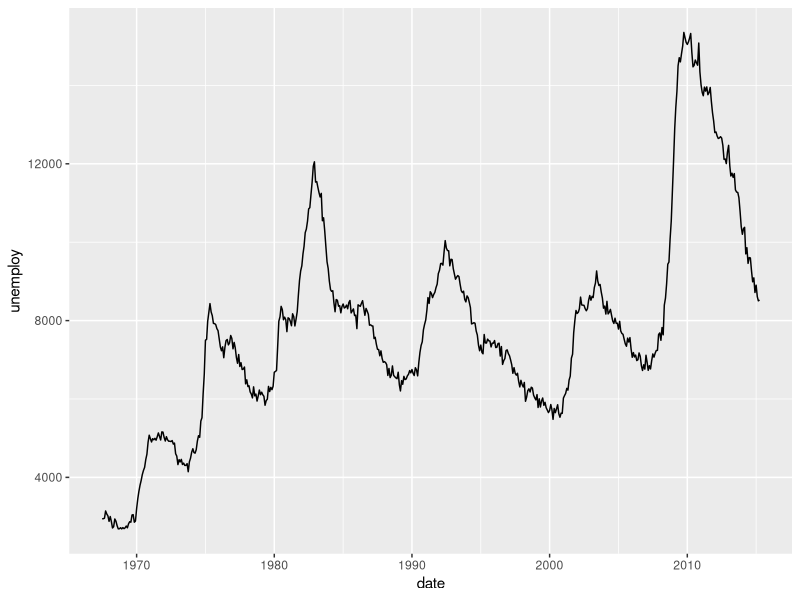
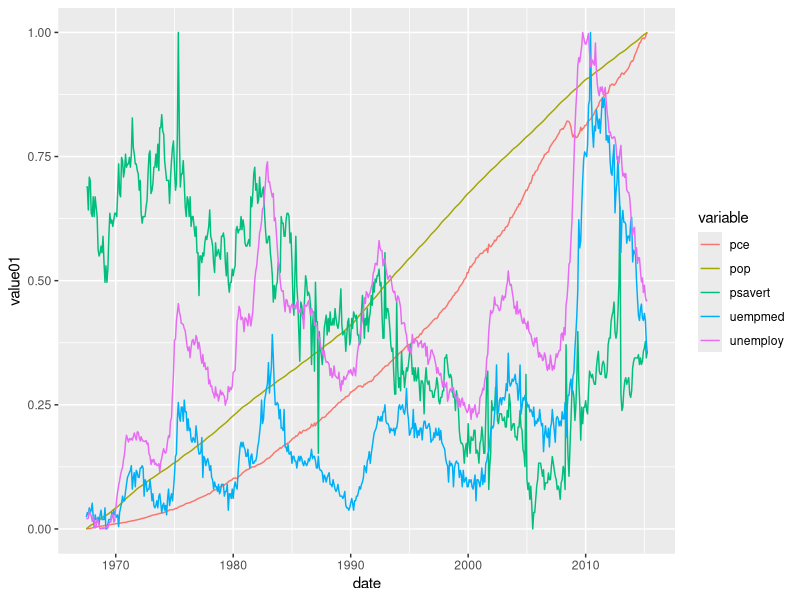
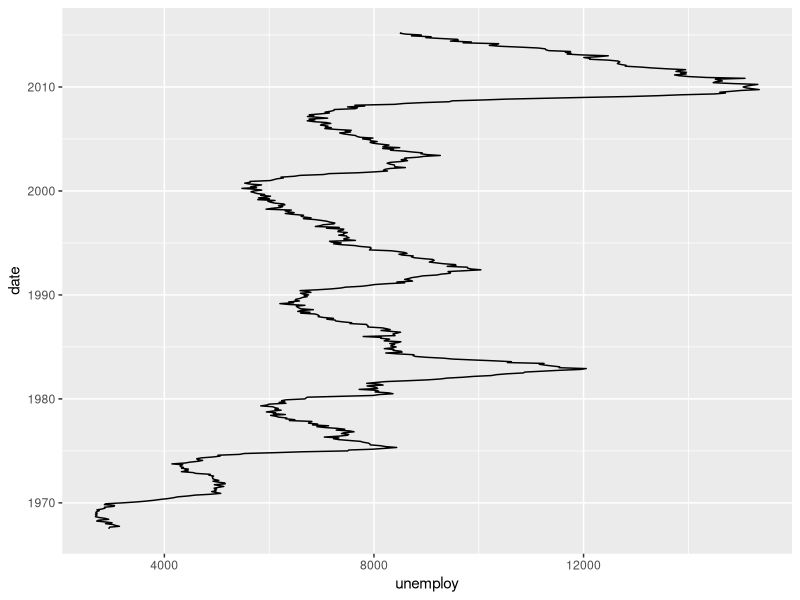
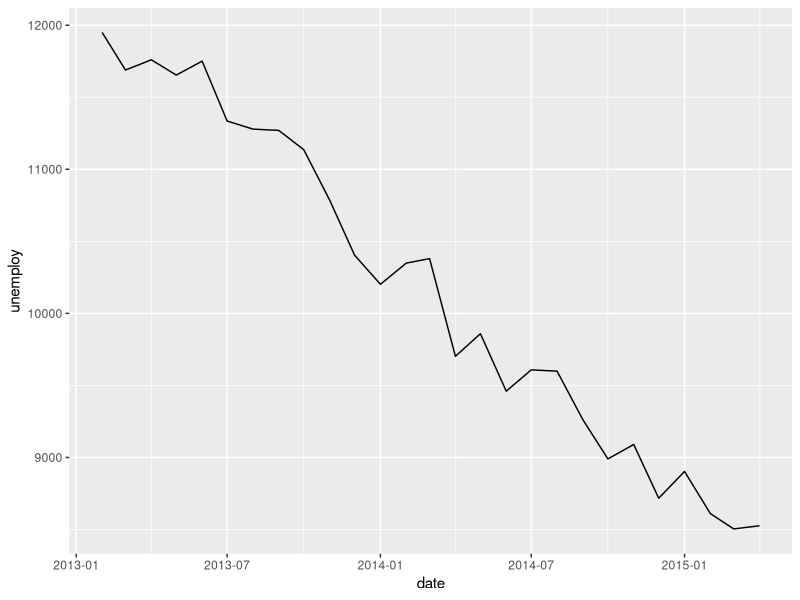
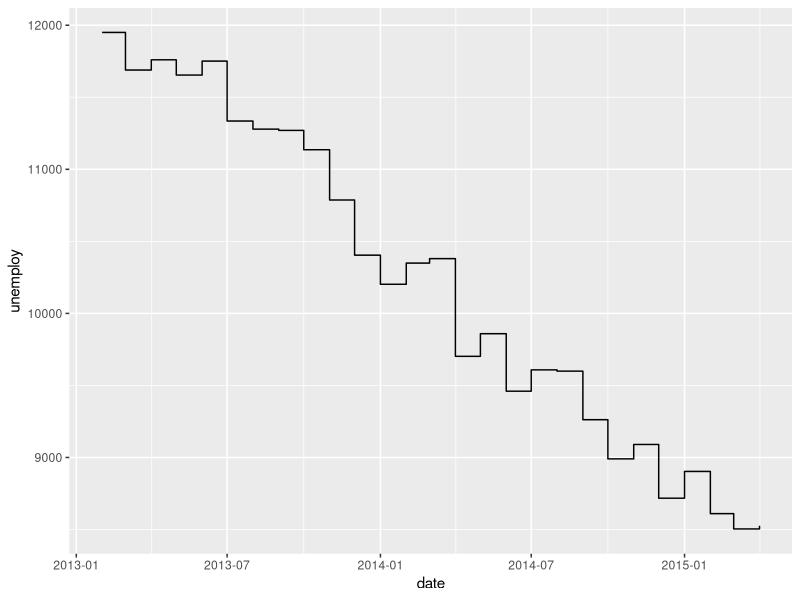
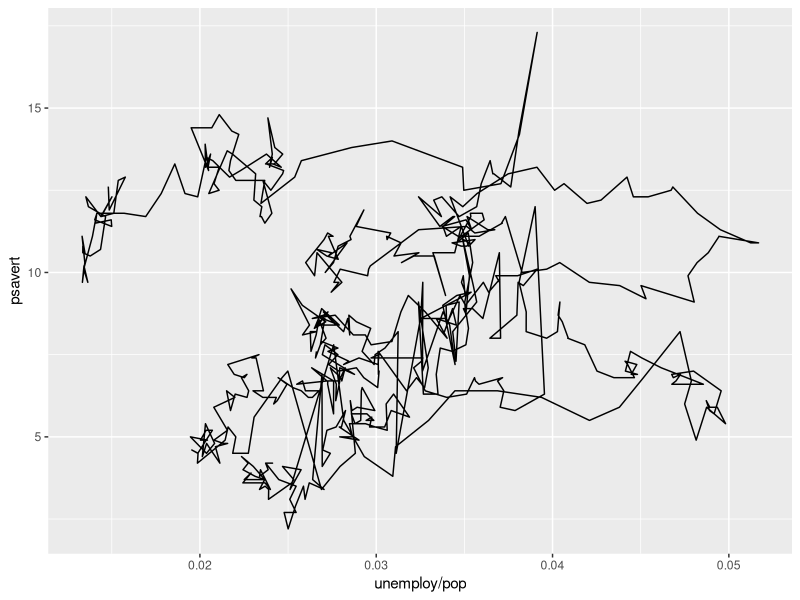
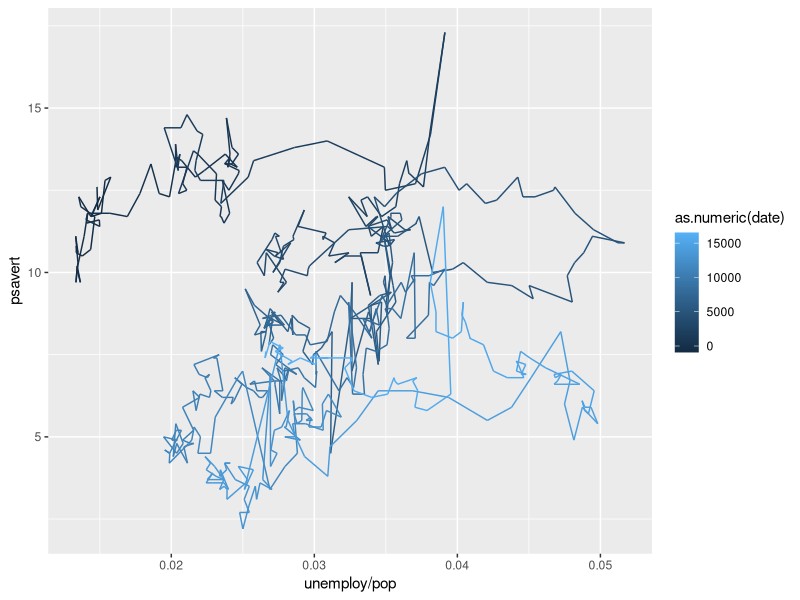
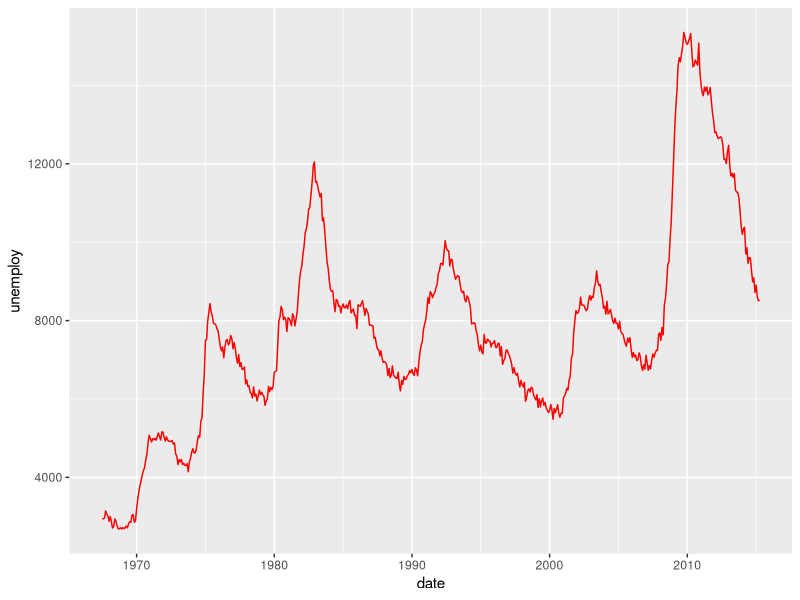

These charts were generated, in order, by the following R code:
library(ggplot2)


### Name: geom_path
### Title: Connect observations
### Aliases: geom_path geom_line geom_step

### ** Examples

# geom_line() is suitable for time series
ggplot(economics, aes(date, unemploy)) + geom_line()
ggplot(economics_long, aes(date, value01, colour = variable)) +
  geom_line()

# You can get a timeseries that run vertically by setting the orientation
ggplot(economics, aes(unemploy, date)) + geom_line(orientation = "y")

# geom_step() is useful when you want to highlight exactly when
# the y value changes
recent <- economics[economics$date > as.Date("2013-01-01"), ]
ggplot(recent, aes(date, unemploy)) + geom_line()
ggplot(recent, aes(date, unemploy)) + geom_step()

# geom_path lets you explore how two variables are related over time,
# e.g. unemployment and personal savings rate
m <- ggplot(economics, aes(unemploy/pop, psavert))
m + geom_path()
m + geom_path(aes(colour = as.numeric(date)))

# Changing parameters ----------------------------------------------
ggplot(economics, aes(date, unemploy)) +
  geom_line(colour = "red")

# Use the arrow parameter to add an arrow to the line
# See ?arrow for more details
c <- ggplot(economics, aes(x = date, y = pop))
c + geom_line(arrow = arrow())
c + geom_line(
  arrow = arrow(angle = 15, ends = "both", type = "closed")
)

# Control line join parameters
df <- data.frame(x = 1:3, y = c(4, 1, 9))
base <- ggplot(df, aes(x, y))
base + geom_path(size = 10)
base + geom_path(size = 10, lineend = "round")
base + geom_path(size = 10, linejoin = "mitre", lineend = "butt")

# You can use NAs to break the line.
df <- data.frame(x = 1:5, y = c(1, 2, NA, 4, 5))
ggplot(df, aes(x, y)) + geom_point() + geom_line()

## No test: 
##D # Setting line type vs colour/size
##D # Line type needs to be applied to a line as a whole, so it can
##D # not be used with colour or size that vary across a line
##D x <- seq(0.01, .99, length.out = 100)
##D df <- data.frame(
##D   x = rep(x, 2),
##D   y = c(qlogis(x), 2 * qlogis(x)),
##D   group = rep(c("a","b"),
##D   each = 100)
##D )
##D p <- ggplot(df, aes(x=x, y=y, group=group))
##D # These work
##D p + geom_line(linetype = 2)
##D p + geom_line(aes(colour = group), linetype = 2)
##D p + geom_line(aes(colour = x))
##D # But this doesn't
##D should_stop(p + geom_line(aes(colour = x), linetype=2))
## End(No test)
